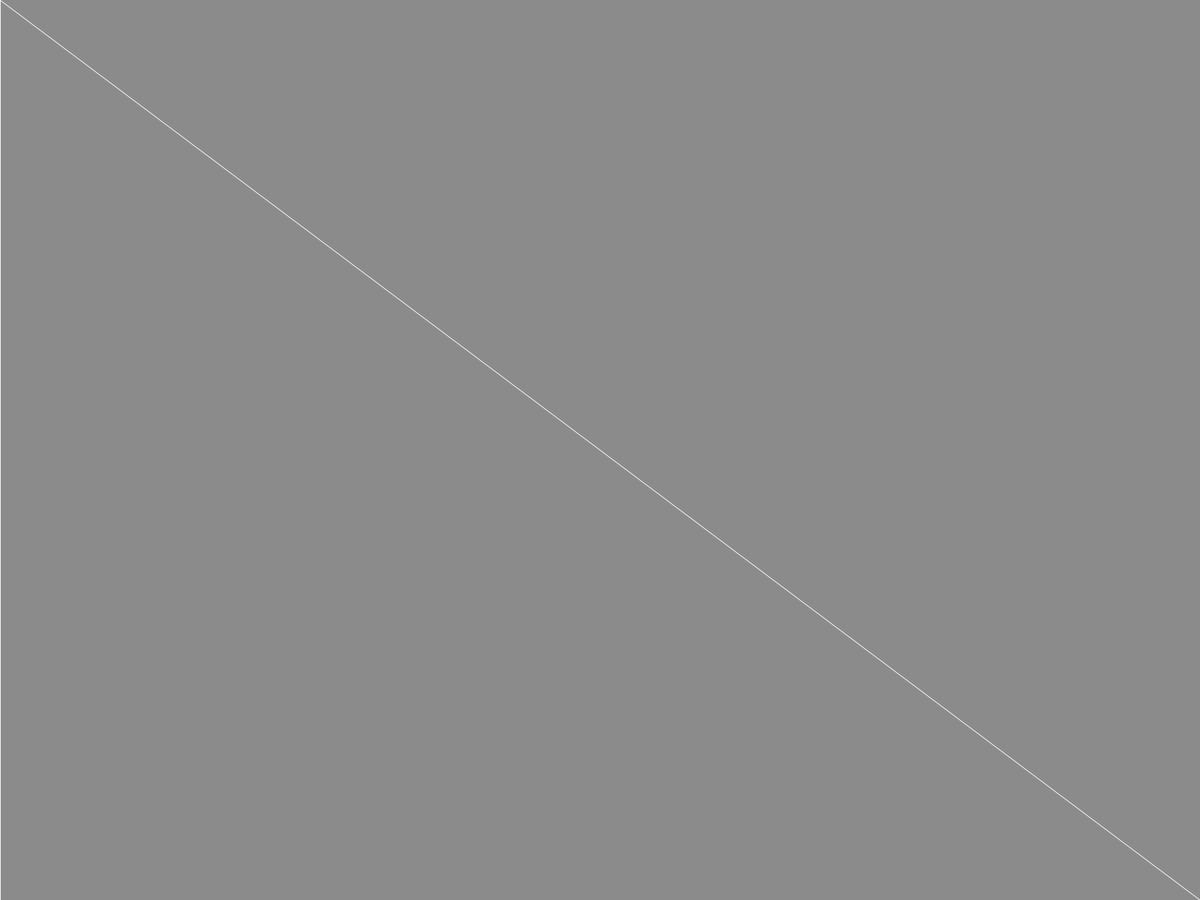
Frame 1 (no input)
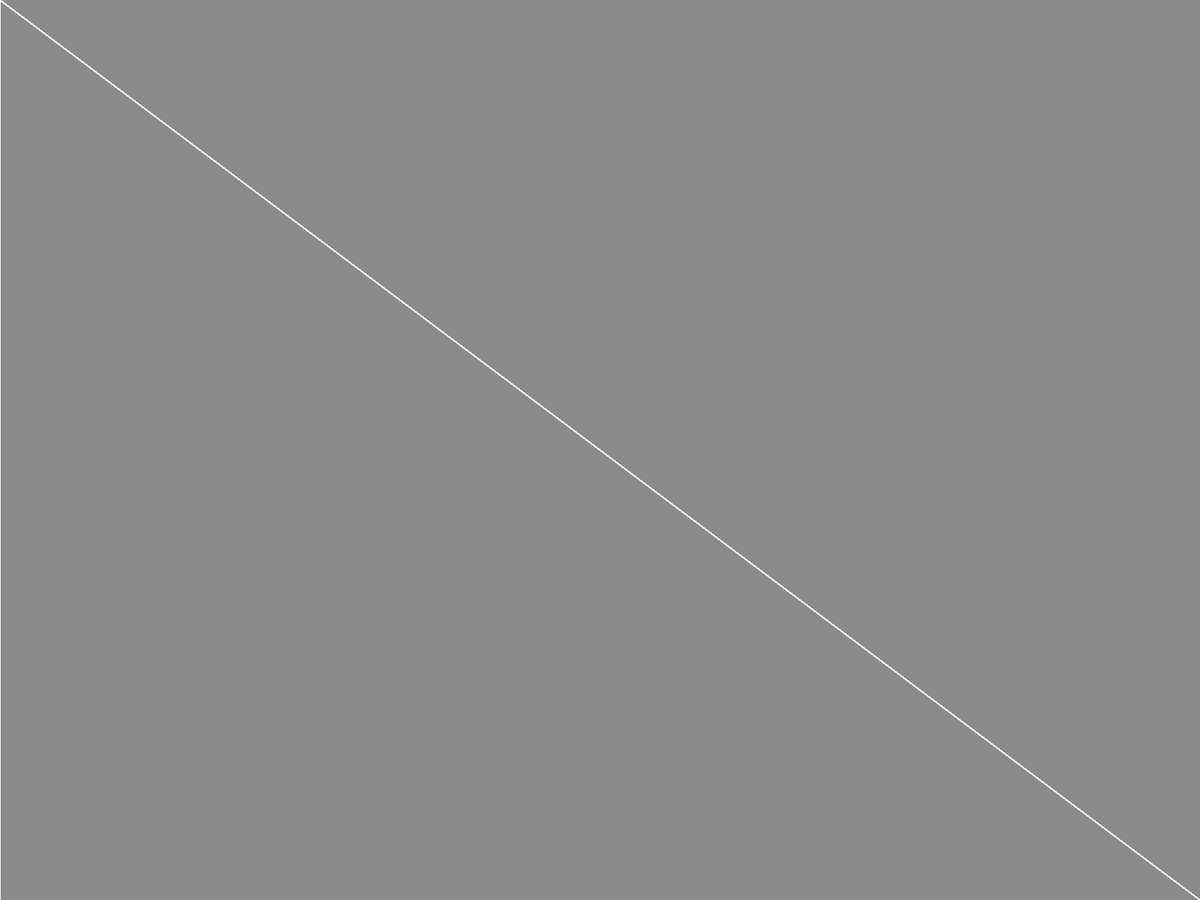
Frame 60 (the mouse pressed at the canvas centre just before this capture)
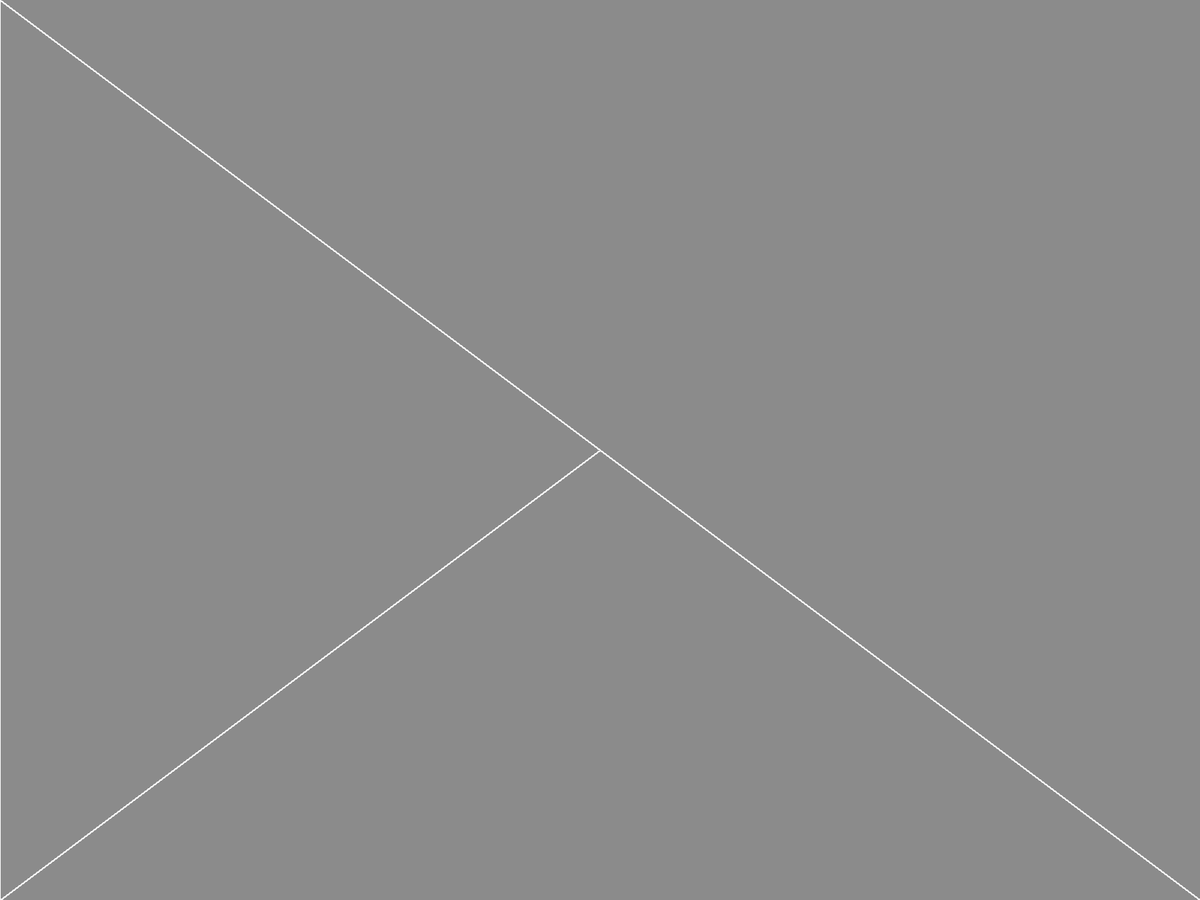
Frame 120 (the mouse held since frame 60 and released just before this capture)

The Processing sketch that drew these frames (run headless with seeded random() and noise(); from frame 60 on, the mouse is pressed at the canvas centre):

// Processing sketch: simple_lines
// ── simple_lines.pde
void setup() {
  fullScreen();
  reset();
}

void reset() {
  background(139);
  stroke(243);
}

void draw() {
  frameRate(20);
  line(0, height, mouseX, mouseY);
  line(width, height, mouseX, mouseY);
}

void mousePressed() {
  reset();
}

void keyTyped() {
  if (key == 's') {
    save(this.getClass().getSimpleName() + "-" + System.currentTimeMillis());
  }
}
